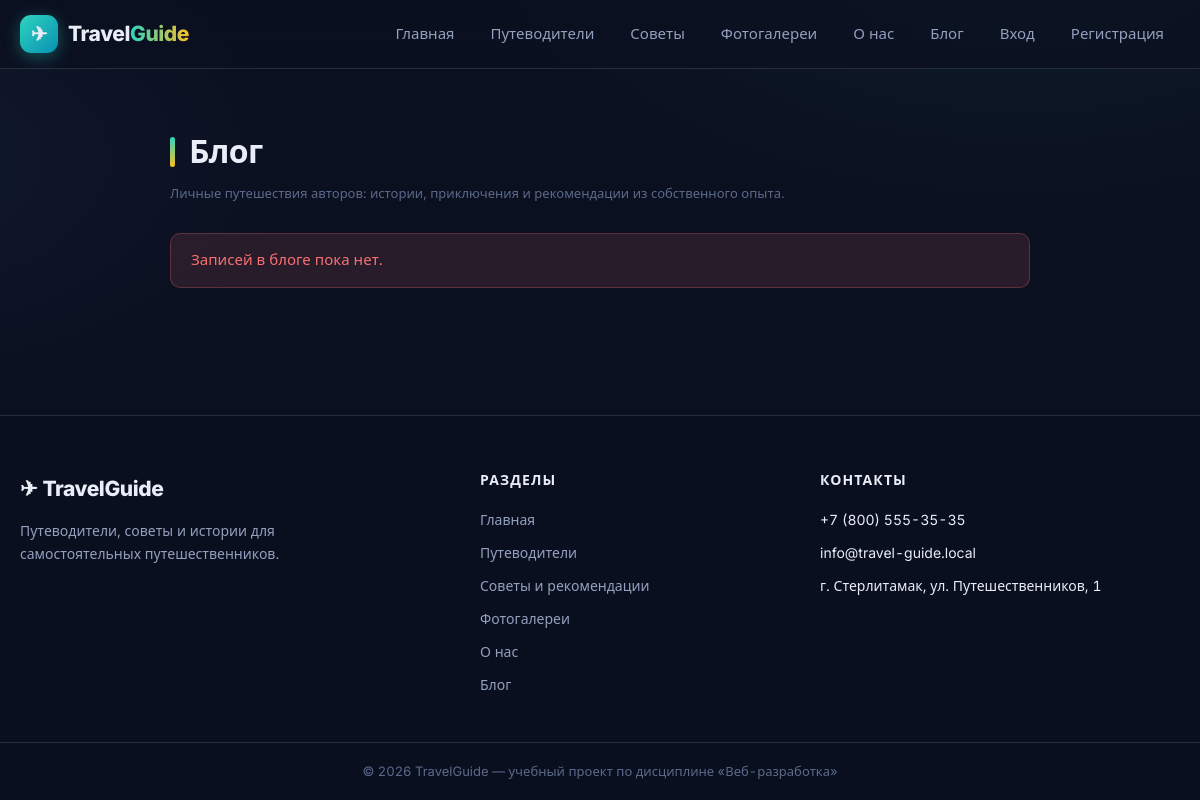
The page /blog.php on the database as committed earlier.
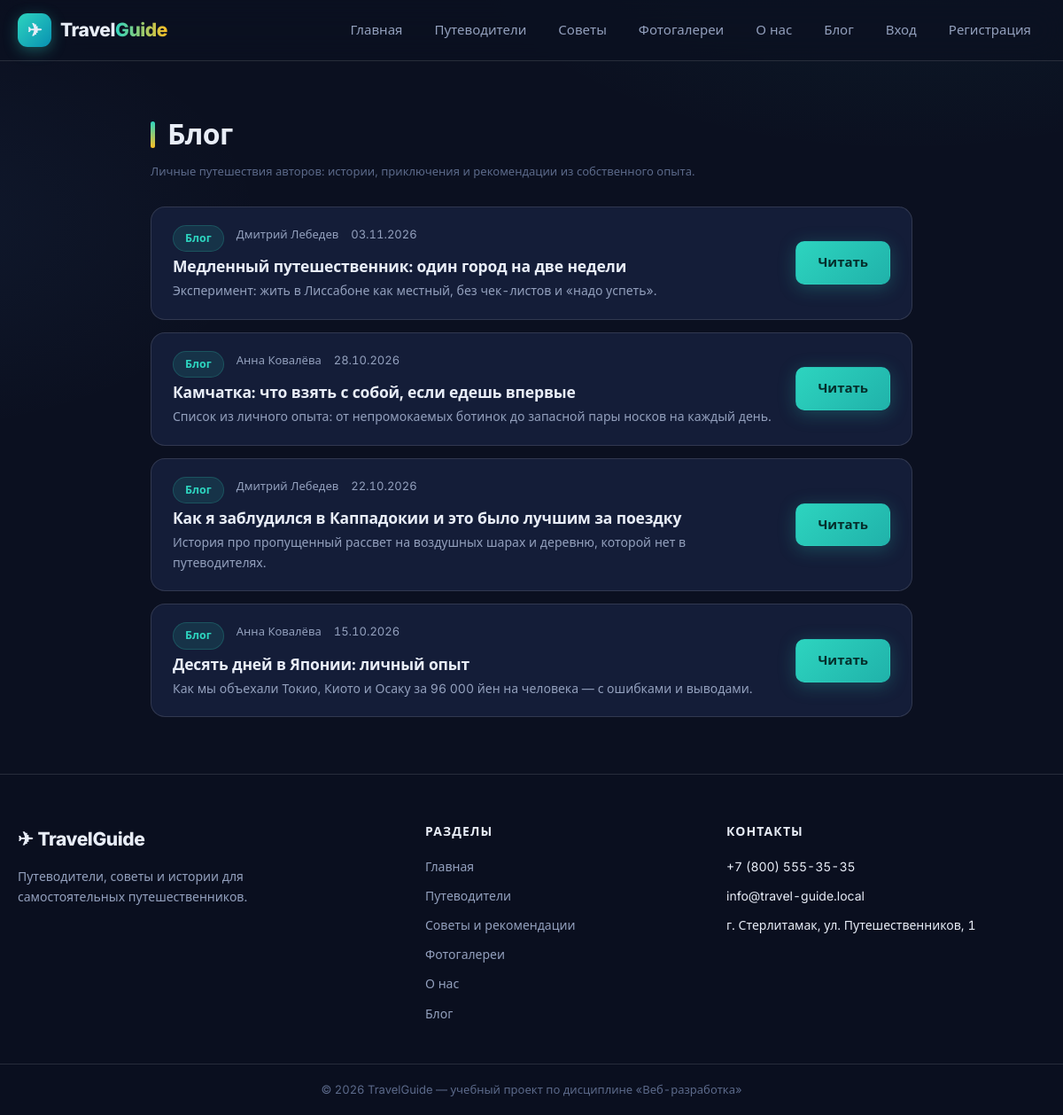
The same page on the database as committed later.
### tables this page shows
CREATE TABLE IF NOT EXISTS articles (
  id          INT UNSIGNED AUTO_INCREMENT PRIMARY KEY,
  section     ENUM('advice', 'blog') NOT NULL,
  title       VARCHAR(150) NOT NULL,
  excerpt     VARCHAR(400) NOT NULL,
  body        TEXT NOT NULL,
  author_name VARCHAR(80) NOT NULL DEFAULT 'Команда Travel Guide',
  created_at  DATETIME DEFAULT CURRENT_TIMESTAMP,
  KEY idx_articles_section (section)
);

### includes/config.php (called while the page is built, shortened)
<?php
function db(): PDO
{
    static $pdo = null;
    if ($pdo === null) {
        $dsn = 'mysql:host=' . DB_HOST . ';port=' . DB_PORT . ';dbname=' . DB_NAME . ';charset=' . DB_CHARSET;
        try {
            $pdo = new PDO($dsn, DB_USER, DB_PASS, [
                PDO::ATTR_ERRMODE            => PDO::ERRMODE_EXCEPTION,
                PDO::ATTR_DEFAULT_FETCH_MODE => PDO::FETCH_ASSOC,
                PDO::ATTR_EMULATE_PREPARES   => false,
            ]);
        } catch (PDOException $e) {
            http_response_code(500);
            exit('Ошибка подключения к базе данных: ' . htmlspecialchars($e->getMessage()));
        }
    }
    return $pdo;
}
function e($value): string
{
    return htmlspecialchars((string)$value, ENT_QUOTES, 'UTF-8');
}

### blog.php (the view, shortened to what this page needs)
<?php
require_once __DIR__ . '/includes/header.php';
$articles = db()->query(
    "SELECT * FROM articles WHERE section = 'blog' ORDER BY created_at DESC"
)->fetchAll();
?>
<main class="section">
    <div class="container">
        <div style="max-width:860px; margin:0 auto;">
        <h1 class="section__title">Блог</h1>
        <p class="form__hint" style="margin:-16px 0 28px;">
            Личные путешествия авторов: истории, приключения и рекомендации из собственного опыта.
        </p>
        <?php if (!$articles): ?>
            <div class="alert alert--error">Записей в блоге пока нет.</div>
        <?php else: ?>
        <div class="postlist">
            <?php foreach ($articles as $a): ?>
            <article class="post">
                <div class="post__main">
                    <div class="post__meta">
                        <span class="chip">Блог</span>
                        <span><?= e($a['author_name']) ?></span>
                        <span><?= e(date('d.m.Y', strtotime($a['created_at']))) ?></span>
                    </div>
                    <h2 class="post__title">
                        <a href="/article.php?id=<?= (int)$a['id'] ?>"><?= e($a['title']) ?></a>
                    </h2>
                    <p class="post__excerpt"><?= e($a['excerpt']) ?></p>
                </div>
                <a href="/article.php?id=<?= (int)$a['id'] ?>" class="btn btn--primary">Читать</a>
            </article>
            <?php endforeach; ?>
        </div>
        <?php endif; ?>
        </div>
    </div>
</main>
<?php require_once __DIR__ . '/includes/footer.php'; ?>

Rows that differ between the two databases and show on the page:
added articles: author_name "Дмитрий Лебедев", created_at "03.11.2026", title "Медленный путешественник: один город на две недели", excerpt "Эксперимент: жить в Лиссабоне как местный, без чек-листов и «надо успеть»."
added articles: author_name "Анна Ковалёва", created_at "28.10.2026", title "Камчатка: что взять с собой, если едешь впервые", excerpt "Список из личного опыта: от непромокаемых ботинок до запасной пары носков на каждый день."
added articles: author_name "Дмитрий Лебедев", created_at "22.10.2026", title "Как я заблудился в Каппадокии и это было лучшим за поездку", excerpt "История про пропущенный рассвет на воздушных шарах и деревню, которой нет в путеводителях."
added articles: author_name "Анна Ковалёва", created_at "15.10.2026", title "Десять дней в Японии: личный опыт", excerpt "Как мы объехали Токио, Киото и Осаку за 96 000 йен на человека — с ошибками и выводами."
Other text that changed with them:
text no longer shown: "Записей в блоге пока нет."
